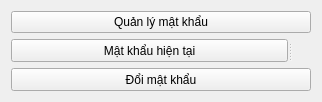
<?xml version="1.0" encoding="UTF-8"?>
<ui version="4.0">
 <class>passForm</class>
 <widget class="QWidget" name="passForm">
  <property name="geometry">
   <rect>
    <x>0</x>
    <y>0</y>
    <width>322</width>
    <height>102</height>
   </rect>
  </property>
  <property name="windowTitle">
   <string>Mật khẩu cửa ra vào</string>
  </property>
  <layout class="QGridLayout" name="gridLayout">
   <item row="0" column="0">
    <widget class="QPushButton" name="pushButton">
     <property name="text">
      <string>Quản lý mật khẩu</string>
     </property>
    </widget>
   </item>
   <item row="1" column="0">
    <widget class="QSplitter" name="splitter">
     <property name="sizePolicy">
      <sizepolicy hsizetype="Preferred" vsizetype="Preferred">
       <horstretch>0</horstretch>
       <verstretch>0</verstretch>
      </sizepolicy>
     </property>
     <property name="maximumSize">
      <size>
       <width>16777215</width>
       <height>16777215</height>
      </size>
     </property>
     <property name="orientation">
      <enum>Qt::Horizontal</enum>
     </property>
     <widget class="QPushButton" name="pushButton_2">
      <property name="sizePolicy">
       <sizepolicy hsizetype="Preferred" vsizetype="Preferred">
        <horstretch>0</horstretch>
        <verstretch>0</verstretch>
       </sizepolicy>
      </property>
      <property name="maximumSize">
       <size>
        <width>16777215</width>
        <height>16777215</height>
       </size>
      </property>
      <property name="text">
       <string>Mật khẩu hiện tại</string>
      </property>
     </widget>
     <widget class="QLabel" name="label_display_password">
      <property name="text">
       <string/>
      </property>
     </widget>
    </widget>
   </item>
   <item row="2" column="0">
    <widget class="QPushButton" name="pushButton_4">
     <property name="sizePolicy">
      <sizepolicy hsizetype="Preferred" vsizetype="Preferred">
       <horstretch>0</horstretch>
       <verstretch>0</verstretch>
      </sizepolicy>
     </property>
     <property name="maximumSize">
      <size>
       <width>16777215</width>
       <height>16777215</height>
      </size>
     </property>
     <property name="text">
      <string>Đổi mật khẩu</string>
     </property>
    </widget>
   </item>
  </layout>
 </widget>
 <resources/>
 <connections/>
</ui>
